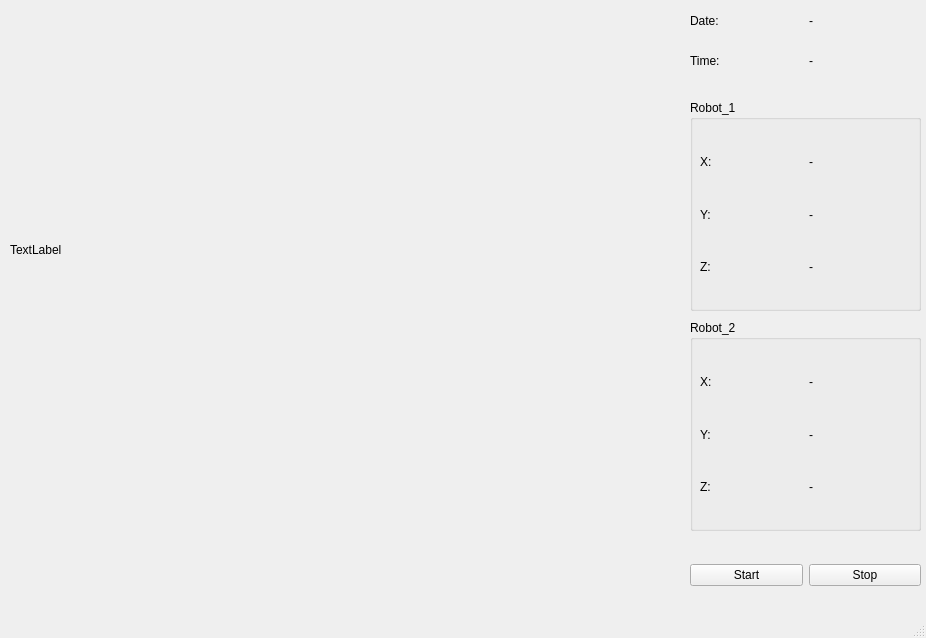
<?xml version="1.0" encoding="UTF-8"?>
<ui version="4.0">
 <class>MainWindow</class>
 <widget class="QMainWindow" name="MainWindow">
  <property name="geometry">
   <rect>
    <x>0</x>
    <y>0</y>
    <width>926</width>
    <height>638</height>
   </rect>
  </property>
  <property name="windowTitle">
   <string>MainWindow</string>
  </property>
  <widget class="QWidget" name="centralwidget">
   <widget class="QWidget" name="horizontalLayoutWidget">
    <property name="geometry">
     <rect>
      <x>690</x>
      <y>550</y>
      <width>231</width>
      <height>51</height>
     </rect>
    </property>
    <layout class="QHBoxLayout" name="horizontalLayout_3">
     <item>
      <widget class="QPushButton" name="pushButton_start">
       <property name="text">
        <string>Start</string>
       </property>
      </widget>
     </item>
     <item>
      <widget class="QPushButton" name="pushButton_stop">
       <property name="text">
        <string>Stop</string>
       </property>
      </widget>
     </item>
    </layout>
   </widget>
   <widget class="QGroupBox" name="groupBox_robot_1">
    <property name="geometry">
     <rect>
      <x>690</x>
      <y>100</y>
      <width>231</width>
      <height>211</height>
     </rect>
    </property>
    <property name="title">
     <string>Robot_1</string>
    </property>
    <widget class="QWidget" name="verticalLayoutWidget">
     <property name="geometry">
      <rect>
       <x>10</x>
       <y>39</y>
       <width>211</width>
       <height>151</height>
      </rect>
     </property>
     <layout class="QVBoxLayout" name="verticalLayout">
      <item>
       <layout class="QHBoxLayout" name="horizontalLayout_4">
        <item>
         <widget class="QLabel" name="label_4">
          <property name="text">
           <string>X:</string>
          </property>
         </widget>
        </item>
        <item>
         <widget class="QLabel" name="label_robot_1_x">
          <property name="text">
           <string>-</string>
          </property>
         </widget>
        </item>
       </layout>
      </item>
      <item>
       <layout class="QHBoxLayout" name="horizontalLayout_5">
        <item>
         <widget class="QLabel" name="label_5">
          <property name="text">
           <string>Y:</string>
          </property>
         </widget>
        </item>
        <item>
         <widget class="QLabel" name="label_robot_1_y">
          <property name="text">
           <string>-</string>
          </property>
         </widget>
        </item>
       </layout>
      </item>
      <item>
       <layout class="QHBoxLayout" name="horizontalLayout_6">
        <item>
         <widget class="QLabel" name="label_6">
          <property name="text">
           <string>Z:</string>
          </property>
         </widget>
        </item>
        <item>
         <widget class="QLabel" name="label_robot_1_z">
          <property name="text">
           <string>-</string>
          </property>
         </widget>
        </item>
       </layout>
      </item>
     </layout>
    </widget>
   </widget>
   <widget class="QGroupBox" name="groupBox_robot_2">
    <property name="geometry">
     <rect>
      <x>690</x>
      <y>320</y>
      <width>231</width>
      <height>211</height>
     </rect>
    </property>
    <property name="title">
     <string>Robot_2</string>
    </property>
    <widget class="QWidget" name="verticalLayoutWidget_2">
     <property name="geometry">
      <rect>
       <x>10</x>
       <y>39</y>
       <width>211</width>
       <height>151</height>
      </rect>
     </property>
     <layout class="QVBoxLayout" name="verticalLayout_2">
      <item>
       <layout class="QHBoxLayout" name="horizontalLayout_7">
        <item>
         <widget class="QLabel" name="label_7">
          <property name="text">
           <string>X:</string>
          </property>
         </widget>
        </item>
        <item>
         <widget class="QLabel" name="label_robot_2_x">
          <property name="text">
           <string>-</string>
          </property>
         </widget>
        </item>
       </layout>
      </item>
      <item>
       <layout class="QHBoxLayout" name="horizontalLayout_8">
        <item>
         <widget class="QLabel" name="label_8">
          <property name="text">
           <string>Y:</string>
          </property>
         </widget>
        </item>
        <item>
         <widget class="QLabel" name="label_robot_2_y">
          <property name="text">
           <string>-</string>
          </property>
         </widget>
        </item>
       </layout>
      </item>
      <item>
       <layout class="QHBoxLayout" name="horizontalLayout_9">
        <item>
         <widget class="QLabel" name="label_9">
          <property name="text">
           <string>Z:</string>
          </property>
         </widget>
        </item>
        <item>
         <widget class="QLabel" name="label_robot_2_z">
          <property name="text">
           <string>-</string>
          </property>
         </widget>
        </item>
       </layout>
      </item>
     </layout>
    </widget>
   </widget>
   <widget class="QWidget" name="">
    <property name="geometry">
     <rect>
      <x>690</x>
      <y>40</y>
      <width>231</width>
      <height>41</height>
     </rect>
    </property>
    <layout class="QHBoxLayout" name="horizontalLayout">
     <item>
      <widget class="QLabel" name="label_3">
       <property name="text">
        <string>Time:</string>
       </property>
      </widget>
     </item>
     <item>
      <widget class="QLabel" name="label_Time">
       <property name="text">
        <string>-</string>
       </property>
      </widget>
     </item>
    </layout>
   </widget>
   <widget class="QWidget" name="">
    <property name="geometry">
     <rect>
      <x>690</x>
      <y>0</y>
      <width>231</width>
      <height>41</height>
     </rect>
    </property>
    <layout class="QHBoxLayout" name="horizontalLayout_2">
     <item>
      <widget class="QLabel" name="label_2">
       <property name="text">
        <string>Date:</string>
       </property>
      </widget>
     </item>
     <item>
      <widget class="QLabel" name="label_Date">
       <property name="text">
        <string>-</string>
       </property>
      </widget>
     </item>
    </layout>
   </widget>
   <widget class="QLabel" name="label_Image">
    <property name="geometry">
     <rect>
      <x>10</x>
      <y>10</y>
      <width>640</width>
      <height>480</height>
     </rect>
    </property>
    <property name="text">
     <string>TextLabel</string>
    </property>
   </widget>
  </widget>
  <widget class="QStatusBar" name="statusbar"/>
 </widget>
 <resources/>
 <connections/>
</ui>
